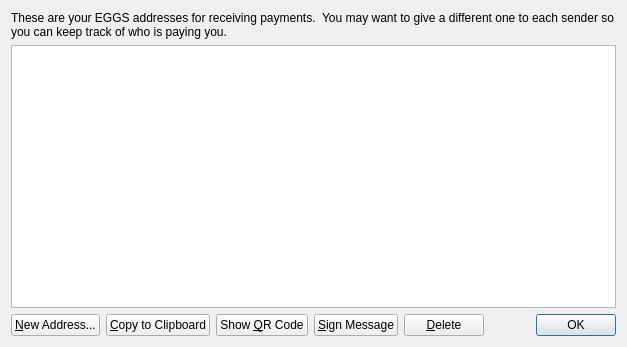
<?xml version="1.0" encoding="UTF-8"?>
<ui version="4.0">
 <class>AddressBookPage</class>
 <widget class="QWidget" name="AddressBookPage">
  <property name="geometry">
   <rect>
    <x>0</x>
    <y>0</y>
    <width>627</width>
    <height>347</height>
   </rect>
  </property>
  <property name="windowTitle">
   <string>Address Book</string>
  </property>
  <layout class="QVBoxLayout" name="verticalLayout">
   <item>
    <widget class="QLabel" name="labelExplanation">
     <property name="text">
      <string>These are your EGGS addresses for receiving payments.  You may want to give a different one to each sender so you can keep track of who is paying you.</string>
     </property>
     <property name="textFormat">
      <enum>Qt::AutoText</enum>
     </property>
     <property name="wordWrap">
      <bool>true</bool>
     </property>
    </widget>
   </item>
   <item>
    <widget class="QTableView" name="tableView">
     <property name="toolTip">
      <string>Double-click to edit address or label</string>
     </property>
     <property name="alternatingRowColors">
      <bool>true</bool>
     </property>
     <property name="selectionMode">
      <enum>QAbstractItemView::SingleSelection</enum>
     </property>
     <property name="selectionBehavior">
      <enum>QAbstractItemView::SelectRows</enum>
     </property>
     <property name="sortingEnabled">
      <bool>true</bool>
     </property>
     <attribute name="verticalHeaderVisible">
      <bool>false</bool>
     </attribute>
    </widget>
   </item>
   <item>
    <layout class="QHBoxLayout" name="horizontalLayout">
     <item>
      <widget class="QPushButton" name="newAddressButton">
       <property name="toolTip">
        <string>Create a new address</string>
       </property>
       <property name="text">
        <string>&amp;New Address...</string>
       </property>
       <property name="icon">
        <iconset resource="../bitcoin.qrc">
         <normaloff>:/icons/add</normaloff>:/icons/add</iconset>
       </property>
      </widget>
     </item>
     <item>
      <widget class="QPushButton" name="copyToClipboard">
       <property name="toolTip">
        <string>Copy the currently selected address to the system clipboard</string>
       </property>
       <property name="text">
        <string>&amp;Copy to Clipboard</string>
       </property>
       <property name="icon">
        <iconset resource="../bitcoin.qrc">
         <normaloff>:/icons/editcopy</normaloff>:/icons/editcopy</iconset>
       </property>
      </widget>
     </item>
     <item>
      <widget class="QPushButton" name="showQRCode">
       <property name="text">
        <string>Show &amp;QR Code</string>
       </property>
       <property name="icon">
        <iconset resource="../bitcoin.qrc">
         <normaloff>:/images/qrcode</normaloff>:/images/qrcode</iconset>
       </property>
      </widget>
     </item>
     <item>
      <widget class="QPushButton" name="signMessage">
       <property name="toolTip">
        <string>Sign a message to prove you own this address</string>
       </property>
       <property name="text">
        <string>&amp;Sign Message</string>
       </property>
       <property name="icon">
        <iconset resource="../bitcoin.qrc">
         <normaloff>:/icons/edit</normaloff>:/icons/edit</iconset>
       </property>
      </widget>
     </item>
     <item>
      <widget class="QPushButton" name="deleteButton">
       <property name="toolTip">
        <string>Delete the currently selected address from the list. Only sending addresses can be deleted.</string>
       </property>
       <property name="text">
        <string>&amp;Delete</string>
       </property>
       <property name="icon">
        <iconset resource="../bitcoin.qrc">
         <normaloff>:/icons/remove</normaloff>:/icons/remove</iconset>
       </property>
      </widget>
     </item>
     <item>
      <spacer name="horizontalSpacer">
       <property name="orientation">
        <enum>Qt::Horizontal</enum>
       </property>
       <property name="sizeHint" stdset="0">
        <size>
         <width>40</width>
         <height>20</height>
        </size>
       </property>
      </spacer>
     </item>
     <item>
      <widget class="QDialogButtonBox" name="buttonBox">
       <property name="sizePolicy">
        <sizepolicy hsizetype="Maximum" vsizetype="Fixed">
         <horstretch>0</horstretch>
         <verstretch>0</verstretch>
        </sizepolicy>
       </property>
       <property name="standardButtons">
        <set>QDialogButtonBox::Ok</set>
       </property>
      </widget>
     </item>
    </layout>
   </item>
  </layout>
 </widget>
 <resources>
  <include location="../bitcoin.qrc"/>
 </resources>
 <connections/>
</ui>
